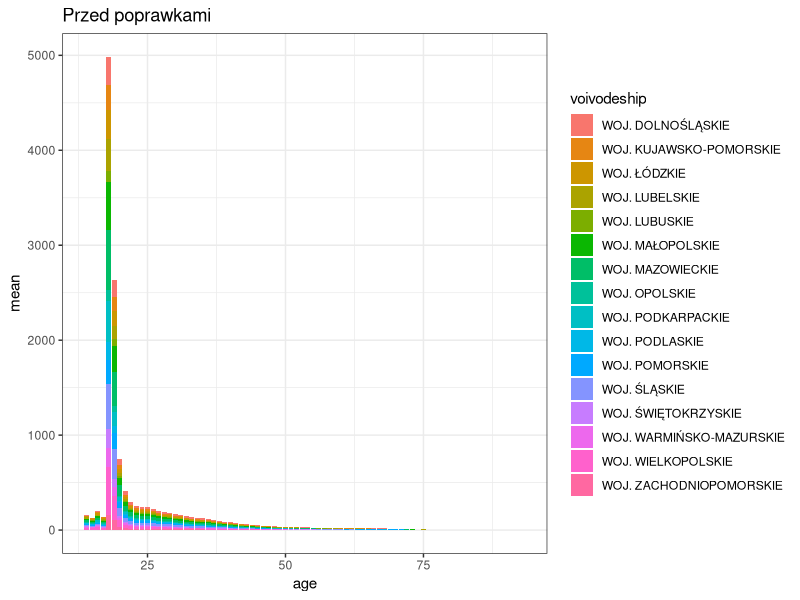
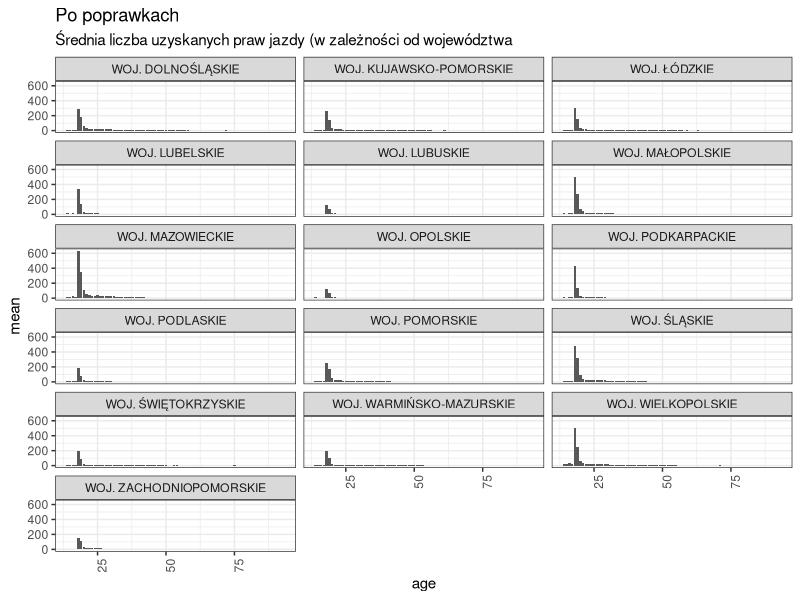
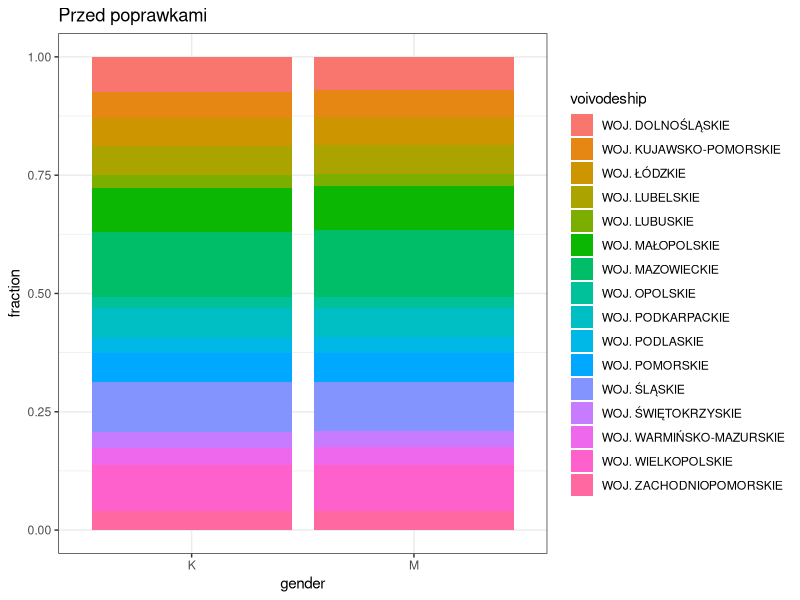
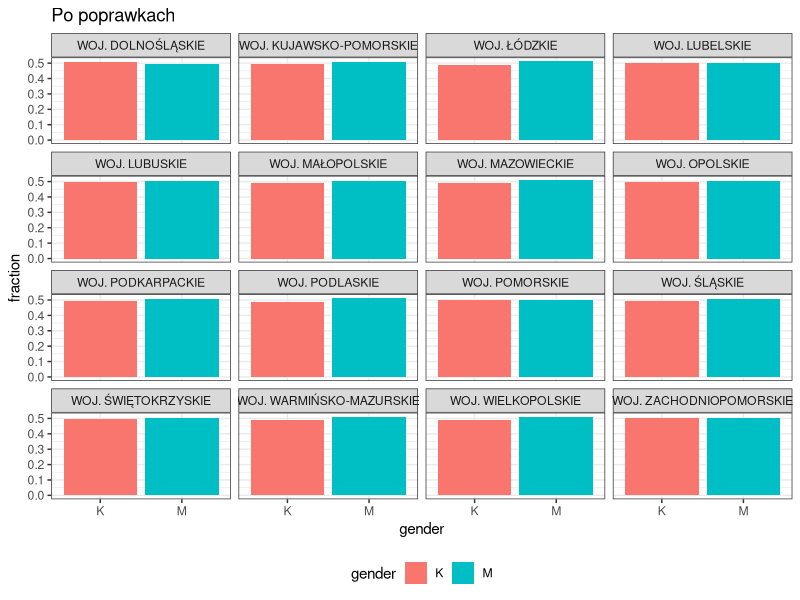
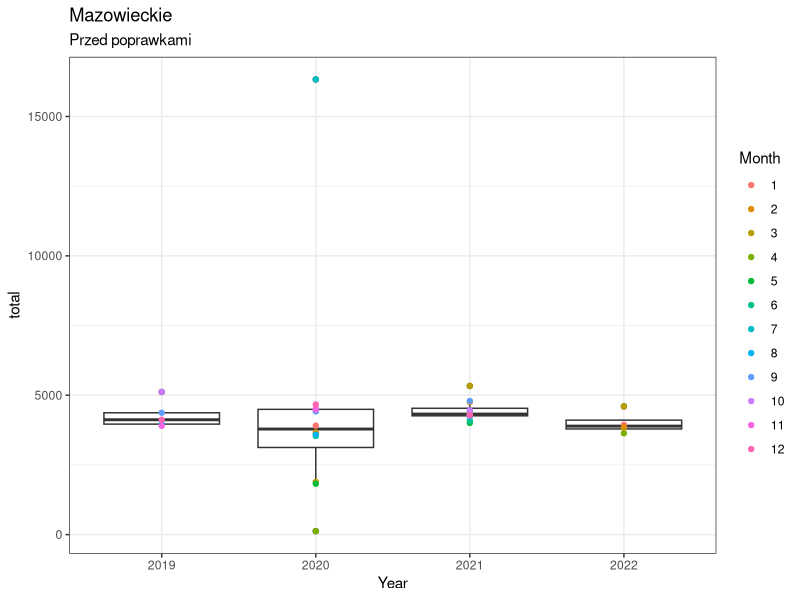
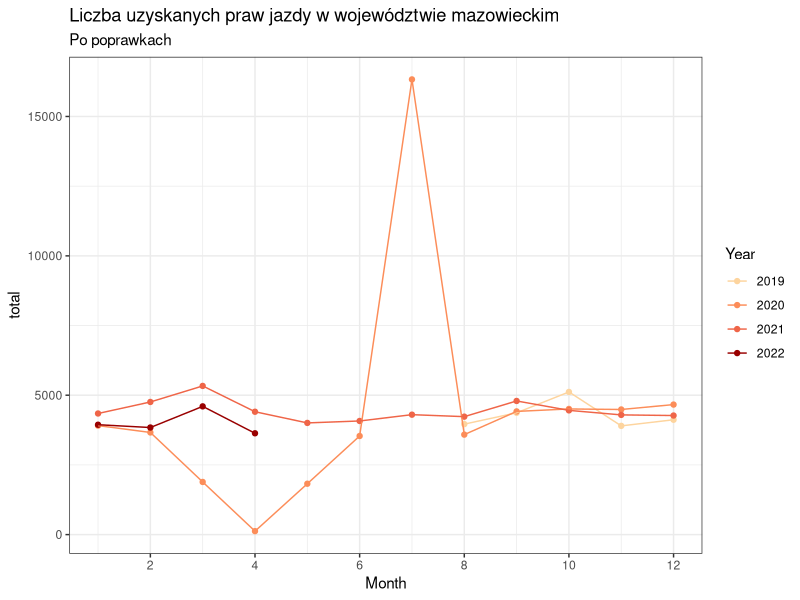
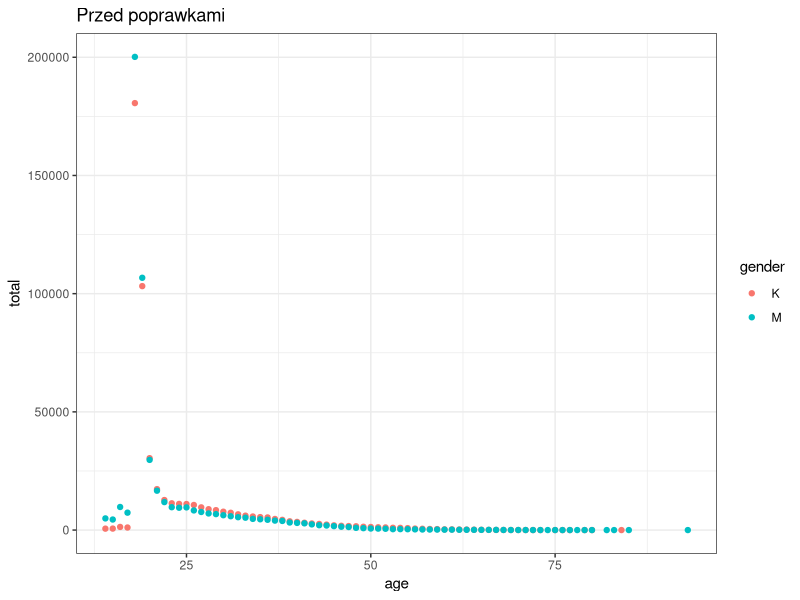
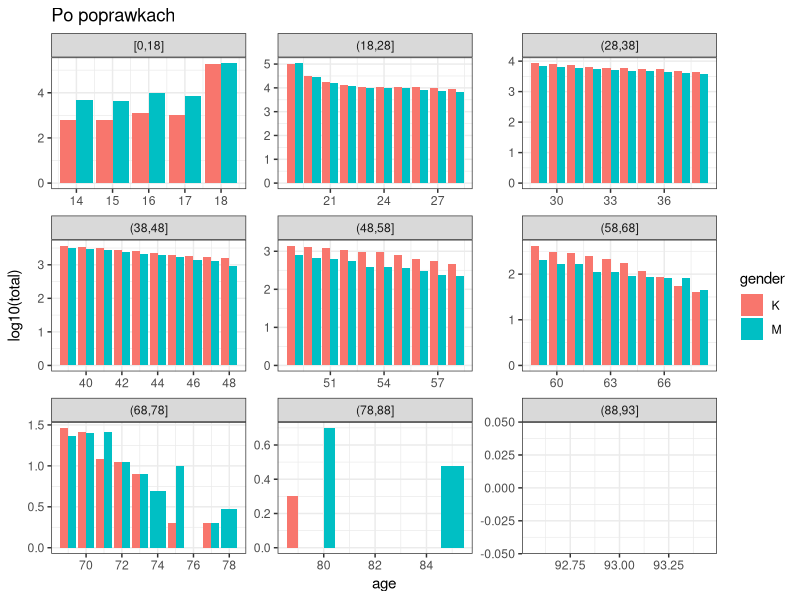

Reproduce these figures in R, in order.
## ---- chunk 1
knitr::opts_chunk$set(echo = FALSE, warning = FALSE, message = FALSE)
library(dplyr)
library(ggplot2)
library(ggthemes)
theme_set(theme_bw())
## ---- chunk 2
dat <- read.csv("./data/polish-driver-license.csv") 
## ---- chunk 3
group_by(dat, age, voivodeship) %>% 
  summarise(mean = mean(count)) %>% 
  ggplot(aes(x = age, y = mean, fill = voivodeship)) +
  geom_col() +
  ggtitle("Przed poprawkami")
## ---- chunk 4
group_by(dat, age, voivodeship) %>% 
  summarise(mean = mean(count)) %>% 
  ggplot(aes(x = age, y = mean)) +
  geom_col() +
  facet_wrap(~ voivodeship, ncol = 3) +
  ggtitle("Po poprawkach", "Średnia liczba uzyskanych praw jazdy (w zależności od województwa") +
  theme(axis.text.x = element_text(angle = 90))
## ---- chunk 5
group_by(dat, gender, voivodeship) %>% 
  summarise(total = sum(count)) %>% 
  mutate(fraction = total/sum(total)) %>% 
  ggplot(aes(x = gender, y = fraction, fill = voivodeship)) +
  geom_col() +
  ggtitle("Przed poprawkami")
## ---- chunk 6
group_by(dat, gender, voivodeship) %>% 
  summarise(total = sum(count)) %>% 
  ungroup() %>% 
  group_by(voivodeship) %>% 
  mutate(fraction = total/sum(total)) %>% 
  ggplot(aes(x = gender, y = fraction, fill = gender)) +
  geom_col(position = "dodge") +
  facet_wrap(~ voivodeship) +
  theme(legend.position = "bottom") +
  ggtitle("Po poprawkach") 
## ---- chunk 7
group_by(dat, month, year, voivodeship) %>% 
  summarise(total = sum(count)) %>% 
  filter(voivodeship == "WOJ. MAZOWIECKIE") %>% 
  ggplot(aes(x = factor(year), y = total)) +
  geom_boxplot() +
  scale_x_discrete("Year") +
  scale_color_discrete("Month") +
  geom_point(aes(color = factor(month))) +
  ggtitle("Mazowieckie", "Przed poprawkami")
## ---- chunk 8
group_by(dat, month, year, voivodeship) %>% 
  summarise(total = sum(count)) %>% 
  filter(voivodeship == "WOJ. MAZOWIECKIE") %>% 
  ggplot(aes(x = month, y = total, color = factor(year))) +
  geom_point() +
  geom_line() +
  scale_x_continuous("Month", breaks = 1L:6*2) +
  scale_color_manual("Year", values = c("#fdd49e", "#fc8d59", "#ef6548", "#990000")) +
  ggtitle("Liczba uzyskanych praw jazdy w województwie mazowieckim", "Po poprawkach")
## ---- chunk 9
group_by(dat, gender, age) %>% 
  summarise(total = sum(count)) %>% 
  ggplot(aes(x = age, y = total, color = gender)) +
  geom_point() +
  ggtitle("Przed poprawkami")

## ---- chunk 10
 group_by(dat, gender, age) %>% 
  summarise(total = sum(count)) %>% 
  mutate(age2 = cut(age, breaks = c(0, 18+0L:7*10, max(dat$age)), include.lowest = TRUE)) %>%
  ggplot(aes(x = age, y = log10(total), fill = gender)) +
  geom_col(position = "dodge") +
  facet_wrap(~ age2, scales = "free") +
  ggtitle("Po poprawkach") 

## ---- chunk 11
group_by(dat, month, age) %>% 
  summarise(total = sum(count)) %>% 
  ggplot(aes(x = month, y = total)) +
  geom_point() + 
  facet_wrap(~ age) +
  theme(axis.text.x = element_text(angle = 90)) +
  ggtitle("Przed poprawkami")
## ---- chunk 12
mutate(dat, age = cut(age, breaks = c(14, 17, 24, 34, 49, 50, 64, max(dat$age)), include.lowest = TRUE)) %>% 
  group_by(month, age) %>% 
  summarise(total = sum(count)) %>% 
  ggplot(aes(x = month, y = log10(total))) +
  geom_col() + 
  facet_wrap(~ age) +
  scale_x_continuous(breaks = 1L:6*2) +
  theme(axis.text.x = element_text(angle = 90)) +
  ggtitle("Po poprawkach")
## ---- chunk 13
group_by(dat, year, gender, voivodeship) %>% 
  summarise(total = sum(count)) %>% 
  ggplot(aes(x = year, y = gender, fill = total)) +
  geom_tile(color = "black") +
  facet_wrap(~ voivodeship) +
  ggtitle("Przed poprawkami")
## ---- chunk 14
group_by(dat, year, gender, voivodeship) %>% 
  summarise(total = sum(count)) %>% 
  ggplot(aes(x = year, y = total, fill = gender)) +
  geom_col(color = "black", position = "dodge") +
  facet_wrap(~ voivodeship, ncol = 3) +
  theme(legend.position = "bottom") +
  ggtitle("Po poprawkach")
